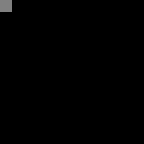

A level layout from a 2D game, rendered from its tile map. Below: a short description, then the map file with tile-grid data replaced by summaries:
An orthogonal 12x12 tile map with 12x12 px tiles, 4 tile layers (Floor, LowerObjects, Objects, Meta), 2 hidden layers not drawn.

<map version="1.0" orientation="orthogonal" width="12" height="12" tilewidth="12" tileheight="12">
 <tileset firstgid="1" name="Main" tilewidth="12" tileheight="12">
  <image source="tileset.png" width="156" height="228" />
  <terraintypes>
   <terrain name="Floor" tile="53" />
   <terrain name="Walls" tile="39" />
  </terraintypes>
  <tile id="0" terrain="0,0,0,1">
   <properties>
    <property name="Collidable" value="" />
   </properties>
  </tile>
  <tile id="1" terrain="0,0,1,1">
   <properties>
    <property name="Collidable" value="" />
   </properties>
  </tile>
  <tile id="2" terrain="0,0,1,0">
   <properties>
    <property name="Collidable" value="" />
   </properties>
  </tile>
  <tile id="3">
   <properties>
    <property name="DeployName" value="Boulder" />
    <property name="Draggable" value="" />
   </properties>
  </tile>
  <tile id="4">
   <properties>
    <property name="Door" value="" />
   </properties>
  </tile>
  <tile id="6">
   <properties>
    <property name="DeployName" value="Lever" />
    <property name="Lever" value="off" />
    <property name="Switch" value="Lever" />
   </properties>
  </tile>
  <tile id="7">
   <properties>
    <property name="DeployName" value="TimeSwitch" />
    <property name="Switch" value="Time" />
    <property name="Time" value="off" />
   </properties>
  </tile>
  <tile id="8">
   <properties>
    <property name="DeployName" value="TopPassage" />
   </properties>
  </tile>
  <tile id="11">
   <properties>
    <property name="Go" value="down" />
   </properties>
  </tile>
  <tile id="12">
   <properties>
    <property name="Collidable" value="true" />
   </properties>
  </tile>
  <tile id="13" terrain="0,1,0,1">
   <properties>
    <property name="Collidable" value="" />
   </properties>
  </tile>
  <tile id="14" terrain="1,1,1,1">
   <properties>
    <property name="Collidable" value="" />
   </properties>
  </tile>
  <tile id="15" terrain="1,0,1,0">
   <properties>
    <property name="Collidable" value="" />
   </properties>
  </tile>
  <tile id="17">
   <properties>
    <property name="Door" value="" />
   </properties>
  </tile>
  <tile id="19">
   <properties>
    <property name="Lever" value="on" />
    <property name="Switch" value="Lever" />
   </properties>
  </tile>
  <tile id="20">
   <properties>
    <property name="Switch" value="Time" />
    <property name="Time" value="on" />
   </properties>
  </tile>
  <tile id="21">
   <properties>
    <property name="DeployName" value="RightPassage" />
   </properties>
  </tile>
  <tile id="24">
   <properties>
    <property name="Go" value="left" />
   </properties>
  </tile>
  <tile id="25">
   <properties>
    <property name="Warp" value="true" />
   </properties>
  </tile>
  <tile id="26" terrain="0,1,0,0">
   <properties>
    <property name="Collidable" value="" />
   </properties>
  </tile>
  <tile id="27" terrain="1,1,0,0">
   <properties>
    <property name="Collidable" value="" />
   </properties>
  </tile>
  <tile id="28" terrain="1,0,0,0">
   <properties>
    <property name="Collidable" value="" />
   </properties>
  </tile>
  <tile id="30">
   <properties>
    <property name="Door" value="" />
   </properties>
  </tile>
  <tile id="34">
   <properties>
    <property name="DeployName" value="BottomPassage" />
   </properties>
  </tile>
  <tile id="37">
   <properties>
    <property name="Go" value="up" />
   </properties>
  </tile>
  <tile id="39" terrain="1,1,1,0">
   <properties>
    <property name="Collidable" value="" />
   </properties>
  </tile>
  <tile id="40" terrain="1,1,0,0">
   <properties>
    <property name="Collidable" value="" />
   </properties>
  </tile>
  <tile id="41" terrain="1,1,0,1">
   <properties>
    <property name="Collidable" value="" />
   </properties>
  </tile>
  <tile id="43">
   <properties>
    <property name="Door" value="" />
   </properties>
  </tile>
  <tile id="47">
   <properties>
    <property name="DeployName" value="LeftPassage" />
   </properties>
  </tile>
  <tile id="50">
   <properties>
    <property name="Go" value="right" />
   </properties>
  </tile>
  <tile id="52" terrain="1,0,1,0">
   <properties>
    <property name="Collidable" value="" />
   </properties>
  </tile>
  <tile id="53" terrain="0,0,0,0" />
  <tile id="54" terrain="0,1,0,1">
   <properties>
    <property name="Collidable" value="" />
   </properties>
  </tile>
  <tile id="60">
   <properties>
    <property name="DeployName" value="CenterPassage" />
   </properties>
  </tile>
  <tile id="63">
   <properties>
    <property name="Go" value="downright" />
   </properties>
  </tile>
  <tile id="65" terrain="1,0,1,1">
   <properties>
    <property name="Collidable" value="" />
   </properties>
  </tile>
  <tile id="66" terrain="0,0,1,1">
   <properties>
    <property name="Collidable" value="" />
   </properties>
  </tile>
  <tile id="67" terrain="0,1,1,1">
   <properties>
    <property name="Collidable" value="" />
   </properties>
  </tile>
  <tile id="76">
   <properties>
    <property name="Go" value="downleft" />
   </properties>
  </tile>
  <tile id="81">
   <properties>
    <property name="DeployName" value="LevelEnd" />
    <property name="LevelEnd" value="" />
   </properties>
  </tile>
  <tile id="82">
   <properties>
    <property name="DeployName" value="WeightSwitch" />
    <property name="Switch" value="Weight" />
    <property name="Weight" value="off" />
   </properties>
  </tile>
  <tile id="83">
   <properties>
    <property name="Damage" value="" />
    <property name="DeployName" value="Spike" />
   </properties>
  </tile>
  <tile id="84">
   <properties>
    <property name="Collectable" value="Key" />
    <property name="DeployName" value="Key" />
   </properties>
  </tile>
  <tile id="89">
   <properties>
    <property name="Go" value="upright" />
   </properties>
  </tile>
  <tile id="95">
   <properties>
    <property name="Switch" value="Weight" />
    <property name="Weight" value="on" />
   </properties>
  </tile>
  <tile id="96">
   <properties>
    <property name="Damage" value="" />
    <property name="DeployName" value="Spike2" />
   </properties>
  </tile>
  <tile id="102">
   <properties>
    <property name="Go" value="upleft" />
   </properties>
  </tile>
  <tile id="107">
   <properties>
    <property name="Collidable" value="" />
   </properties>
  </tile>
  <tile id="108">
   <properties>
    <property name="Collidable" value="" />
   </properties>
  </tile>
  <tile id="109">
   <properties>
    <property name="Collidable" value="" />
   </properties>
  </tile>
  <tile id="110">
   <properties>
    <property name="Collidable" value="" />
   </properties>
  </tile>
  <tile id="111">
   <properties>
    <property name="Collidable" value="" />
   </properties>
  </tile>
  <tile id="112">
   <properties>
    <property name="Collidable" value="" />
   </properties>
  </tile>
  <tile id="113">
   <properties>
    <property name="Collidable" value="" />
   </properties>
  </tile>
  <tile id="120">
   <properties>
    <property name="Collidable" value="" />
   </properties>
  </tile>
  <tile id="122">
   <properties>
    <property name="Collidable" value="" />
   </properties>
  </tile>
  <tile id="123">
   <properties>
    <property name="Collidable" value="" />
   </properties>
  </tile>
  <tile id="124">
   <properties>
    <property name="Collidable" value="" />
   </properties>
  </tile>
  <tile id="125">
   <properties>
    <property name="Collidable" value="" />
   </properties>
  </tile>
  <tile id="126">
   <properties>
    <property name="Collidable" value="" />
   </properties>
  </tile>
  <tile id="133">
   <properties>
    <property name="Collidable" value="" />
   </properties>
  </tile>
  <tile id="134">
   <properties>
    <property name="Collidable" value="" />
   </properties>
  </tile>
  <tile id="135">
   <properties>
    <property name="Collidable" value="" />
   </properties>
  </tile>
  <tile id="136">
   <properties>
    <property name="NarrowPassage" value="" />
   </properties>
  </tile>
  <tile id="137">
   <properties>
    <property name="NarrowPassage" value="" />
   </properties>
  </tile>
  <tile id="146">
   <properties>
    <property name="Collidable" value="" />
   </properties>
  </tile>
  <tile id="147">
   <properties>
    <property name="Collidable" value="" />
   </properties>
  </tile>
  <tile id="148">
   <properties>
    <property name="Collidable" value="" />
   </properties>
  </tile>
  <tile id="149">
   <properties>
    <property name="NarrowPassage" value="" />
   </properties>
  </tile>
  <tile id="150">
   <properties>
    <property name="NarrowPassage" value="" />
   </properties>
  </tile>
 </tileset>
 <layer name="Floor" width="12" height="12">
  <data>[144 cells, 0 non-empty, 0 distinct tile ids]</data>
 </layer>
 <layer name="LowerDecoration" width="12" height="12" visible="0">
  <data>[144 cells, 0 non-empty, 0 distinct tile ids]</data>
 </layer>
 <layer name="LowerObjects" width="12" height="12">
  <data>[144 cells, 0 non-empty, 0 distinct tile ids]</data>
 </layer>
 <layer name="Objects" width="12" height="12">
  <data>[144 cells, 0 non-empty, 0 distinct tile ids]</data>
 </layer>
 <layer name="UpperDecoration" width="12" height="12" visible="0">
  <data>[144 cells, 0 non-empty, 0 distinct tile ids]</data>
 </layer>
 <layer name="Meta" width="12" height="12">
  <data>[144 cells, 1 non-empty, 1 distinct tile ids]</data>
 </layer>
 <objectgroup name="Abstract" width="12" height="12" />
</map>
